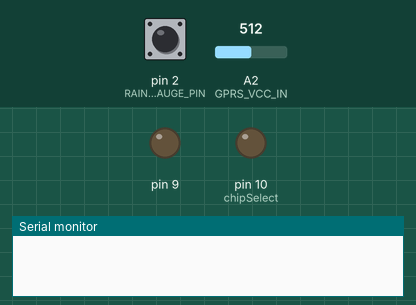
The sketch below on a simulated Arduino Uno, built with avr-gcc and run on an emulated ATmega328P. Shown: output pins drawn as LEDs (lit = HIGH), the last lines printed to the serial monitor. The test bench sets the inputs (shaded band); at power-on: pin 2 (RAIN_GAUGE_PIN) HIGH, A2 (GPRS_VCC_IN) = 512. The local clock reads 2024-03-15 10:24:30 at power-on unless the sketch sets it; storage starts empty; the modem accepts every AT command (registered, SIM ready, sends succeed) and sends nothing else.

Above: at 0.1 s.
At 14.8 s:
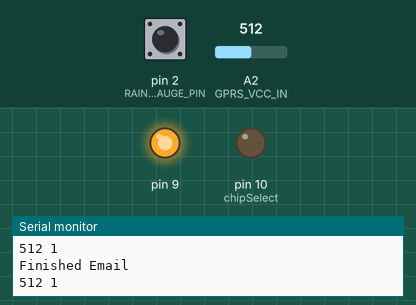
Timing chart, 0 to 18.2 s (numbered marks = the images above):
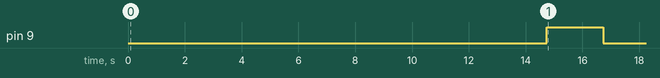

The sketch:

raingage.ino
```cpp
//annotated 23 June 2014
//first, define constants.  Unlike variables, these values shouldn't
//  change in the program
#define RAIN_GAUGE_PIN 2  //the pin used to read the reed switch
#define RAIN_GAUGE_INT 0  //the declaration of which interrupt.  Pin 2 = INT 0
#define RAIN_FACTOR 0.01  //amount of rainfall per count / tip of the bucket
// How often we want to calculate rain
#define MSECS_CALC_RAIN 60000   //every 5 minuteS
#define GPRS_VCC_IN A2  //the pin used to read the cell boards vcc input

//volatile is reserved for variables that may be changed outside of
//  the program scope where they appear, so they are loaded into RAM
//  variables in Interrupt Service Routines (ISRs) should be volatile.
// These variables are global because they are declared outside of the
//  main program body.
volatile unsigned long rain_count=0;
unsigned long rain_last=0;
unsigned long nextCalcRain=0;
unsigned long time = 0;
unsigned int rain = 0;
unsigned int rain2 = 0;
unsigned int rain3 = 0;
unsigned long DateTimelong = 0;
unsigned long DateTimelong2 = 0;
unsigned long DateTimelong3 = 0;
unsigned int freeramresults = 0;
unsigned int ReportCounter = 0;
int GPRS_value = 0;

#include <SD.h>
#include <Wire.h>
#include "RTClib.h"
#include <SoftwareSerial.h>
#include <SPI.h> //had to include 22mar b/c wire lib couldn't find it

RTC_DS1307 rtc; //set up the rtc object for calling now, isrunning, begin, etc.
// On the Ethernet Shield, CS is pin 4. Note that even if it's not
// used as the CS pin, the hardware CS pin (10 on most Arduino boards,
// 53 on the Mega) must be left as an output or the SD library
// functions will not work.
const int chipSelect = 10;
// gprs setup from seeed website v1.0
SoftwareSerial GPRSSerial(7, 8);

void setup()
{
  Serial.begin(9600);
      pinMode(RAIN_GAUGE_PIN, INPUT);
      digitalWrite(RAIN_GAUGE_PIN,HIGH);  // Turn on the internal Pull Up Resistor
      attachInterrupt(RAIN_GAUGE_INT,rainGageClick,FALLING);
      pinMode(GPRS_VCC_IN, INPUT);
      //startup the pins for the gprs shield
      GPRSSerial.begin(19200);               // the GPRS baud rate
      delay(500);
      #ifdef AVR
        Wire.begin();
      #else
        Wire1.begin(); // Shield I2C pins connect to alt I2C bus on Arduino Due
      #endif
      rtc.begin(); //I don't think this does anything other than return 1, which you also check with isrunning.  Probably should
                   // flag one and change the DateTimelong to 1000000000.
      pinMode(chipSelect, OUTPUT); //changed from 10 to variable 13aug14
        // see if the card is present and can be initialized:
      if (!SD.begin(chipSelect)) {
    //    Serial.println("Card failed, or not present");
        // don't do anything more:
        while(1) {
          Serial.println(F("ChipSelect Failed"));
          digitalWrite(13, HIGH);   // turn the LED on (HIGH is the voltage level)
          delay(2500);               // wait for a second
          digitalWrite(13, LOW);    // turn the LED off by making the voltage LOW
          delay(500);               // wait for a second
        }
      }
      GPRS_value = analogRead(GPRS_VCC_IN);
      Serial.print(GPRS_value);
      Serial.println(" should be off");
      freeramresults = freeRam();
      Serial.println(freeramresults);
      rain=999; //show that the program has reset.
      recordRainandTime();
      PowerUpOrDown(1); //power on the cell board
      delay(500); //just giving the file a chance to close, not sure if its atomic
      SendTextEmail(); //email the results
      delay(5000);  //a delay is required or the program will not be able to execute the next modem command fwb-1aug14
      SendTextMessage(); //text the results
      rain=0; //reset after
      PowerUpOrDown(0); //power down the cell board
      freeramresults = freeRam();
      Serial.println(freeramresults);
}

//loop just checks the time, determines whether to calculate rainfall,
// and then does the math and prints the results.
void loop()
{
  //millis() and micros() count time since the arduino was last restarted
   time = millis();  //get the time in milliseconds since last restart

   if ((time - nextCalcRain) >= MSECS_CALC_RAIN) {  //has more than 60 seconds occurred since we last calculated rainfall?
//recommended by arduino TimingRollover and baldengineer.com (how do you reset millis)
// This works because they're both unsigned, and the math is done differently.
      getUnitRain();  //call getUnitRain() and calculate rainfall total over this time interval
      //at this point, if we're here in the if statement, we jump down to the getUnitRain subroutine
      //  we then return to this point after that routine finishes executing.
      nextCalcRain = time;   //calculated when to measure rainfall again: current time + 5 seconds
      if (rain > 0) { //only print if some rainfall was actually logged
        recordRainandTime();
        ReportCounter = ReportCounter + 1;

        if (ReportCounter >= 3) {
          PowerUpOrDown(1); //power up the cell board
          delay(500); //just giving the file a chance to close, not sure if its atomic
          SendTextEmail(); //email the results
          delay(5000);  //a delay is required or the program will not be able to execute the next modem command fwb-1aug14
          SendTextMessage(); //text the results
          PowerUpOrDown(0); //power down the cell board
          //reset counters
          ReportCounter = 0;
          rain3=0;
          DateTimelong3=0;
          rain2=0;
          DateTimelong2=0;
          rain=0;
          DateTimelong=0;
        }

        rain3=rain2;
        DateTimelong3=DateTimelong2;
        rain2=rain;
        DateTimelong2=DateTimelong;
        freeramresults = freeRam();
        Serial.println(freeramresults);

      }
   }
}

//This routine takes the number of clicks and multiplies it by
//  the tipper volume to get a rain volume.
void getUnitRain()
{
  unsigned long reading=rain_count; //make a copy of rain count (number of clicks) in case it changes.  reading is local in scope
  rain_count=0;                      //zero the number of clicks for the next time period
//  at this point, rain_count could be modified by our ISR and we would be safe
//  unit_rain=reading*RAIN_FACTOR;  //unit_rain is # clicks * rain depth per click.  I had a double mis-declaration here in the original
  rain = int((reading*RAIN_FACTOR) * 100);  //rainrain converts unit_rain to an integer to tack onto the string to print.
}

void rainGageClick()
{
  //declare a local variable to tell us the time since the last time we checked
    unsigned long thisTime=micros()-rain_last;  //by definition, micros() is an unsigned long
    rain_last=micros(); //set the rain_last time check to the current time
    if(thisTime>500)  //if its been more than 500 microseconds since the interrupt was called, log a click
    {                 // there are 1,000 microseconds in a millisecond, 1000 milliseconds in a second, so the interrupt is fast!
      rain_count++;  //count the number of clicks.  This is a volatile.
    }
}

void recordRainandTime() {
    DateTime mytime = rtc.now();
    DateTimelong = mytime.month() *  100000000;
    DateTimelong = DateTimelong + mytime.day() *   1000000;
    unsigned long shortyear = mytime.year()%100;
    DateTimelong = DateTimelong + shortyear * 10000;
    DateTimelong = DateTimelong + mytime.hour() *      100;
    DateTimelong = DateTimelong + mytime.minute() *      1;
    // open the file. note that only one file can be open at a time,
    // so you have to close this one before opening another.
    // supposedly this was changed in a later version so that multiple files can be open.
    File dataFile = SD.open("rainfall.txt", FILE_WRITE);
    // if the file is available, write to it:
    if (dataFile) {
      dataFile.print(DateTimelong);//print to the file
      dataFile.println(rain);
      Serial.print(DateTimelong);  // print to the serial port too:
      Serial.println(rain);  // print to the serial port too:
      dataFile.close();            // then close the file
    }
    // if the file isn't open, pop up an error:
    else {
      rain = rain+900; //let the program continue on but anything over 900 (and not 999) should raise an error that its not being written.
    }
}

///SendTextEmail()
///this function is to send a sms message
void SendTextEmail()
{
  GPRSSerial.print(F("AT+CMGF=1\r"));    //Because we want to send the SMS in text mode
  delay(100);
//500 for t-mobile?  GPRSSerial.println("AT + CMGS = \"111\"");//send sms message, be careful need to add a country code before the cellphone number
  GPRSSerial.println(F("AT + CMGS = \"500\""));//send sms message, be careful need to add a country code before the cellphone number
  delay(100);
  GPRSSerial.println(F("rainfall@watergeorgia.com Rainfall "));//SPACES SEPARATE THE TO: and SUBJECT fields. If you don't add spaces, it'll jumble stuff up together. fwb-6Oct14
  delay(100);
  GPRSSerial.println(F("Rainfall occurring at:"));//the content of the message
  delay(100);
  GPRSSerial.print(DateTimelong3);//the content of the message
  delay(100);
  GPRSSerial.print(F(":"));//the content of the message
  delay(100);
  GPRSSerial.println(rain3);//the content of the message
  delay(100);
  GPRSSerial.print(DateTimelong2);//the content of the message
  delay(100);
  GPRSSerial.print(F(":"));//the content of the message
  delay(100);
  GPRSSerial.println(rain2);//the content of the message
  delay(100);
  GPRSSerial.print(DateTimelong);//the content of the message
  delay(100);
  GPRSSerial.print(F(":"));//the content of the message
  delay(100);
  GPRSSerial.println(rain);//the content of the message
  delay(100);
  GPRSSerial.println((char)26);//the ASCII code of the ctrl+z is 26
  delay(100);
  GPRSSerial.println();
  Serial.println(F("Finished Email"));
}

///SendTextMessage()
///this function is to send a sms message
void SendTextMessage()
{
  GPRSSerial.print(F("AT+CMGF=1\r"));    //Because we want to send the SMS in text mode
  delay(100);
  GPRSSerial.println(F("AT + CMGS = \"+17064145535\""));//send sms message, be careful need to add a country code before the cellphone number
  delay(100);
  GPRSSerial.print(DateTimelong3);//the content of the message
  delay(100);
  GPRSSerial.print(F(":"));//the content of the message
  delay(100);
  GPRSSerial.println(rain3);//the content of the message
  delay(100);
  GPRSSerial.print(DateTimelong2);//the content of the message
  delay(100);
  GPRSSerial.print(F(":"));//the content of the message
  delay(100);
  GPRSSerial.println(rain2);//the content of the message
  delay(100);
  GPRSSerial.print(DateTimelong);//the content of the message
  delay(100);
  GPRSSerial.print(F(":"));//the content of the message
  delay(100);
  GPRSSerial.println(rain);//the content of the message
  delay(100);
  GPRSSerial.println((char)26);//the ASCII code of the ctrl+z is 26
  delay(100);
  GPRSSerial.println();
}

void PowerUpOrDown(int on_off)
{
  GPRS_value = analogRead(GPRS_VCC_IN);
  Serial.print(GPRS_value);
  Serial.println (" 1");
  if (((GPRS_value == 0) && (on_off == 1)) || ((GPRS_value > 100) && (on_off == 0)))  { //cell is off and switch says turn it on or vice-versa
    delay(5000); //added by me to give the board time to do its thing
    pinMode(9, OUTPUT);
    digitalWrite(9,LOW);
    delay(1000);
    digitalWrite(9,HIGH);
    delay(2000);
    GPRS_value = analogRead(GPRS_VCC_IN);
    Serial.print(GPRS_value);
    Serial.println (" 2");
    digitalWrite(9,LOW);
    delay(3000);
    GPRS_value = analogRead(GPRS_VCC_IN);
    Serial.print(GPRS_value);
    Serial.println(" 3");
  }
}

int freeRam ()
    {
    extern int __heap_start, *__brkval;
    int v;
    return (int) &v - (__brkval == 0 ? (int) &__heap_start : (int) __brkval);
    }
```
